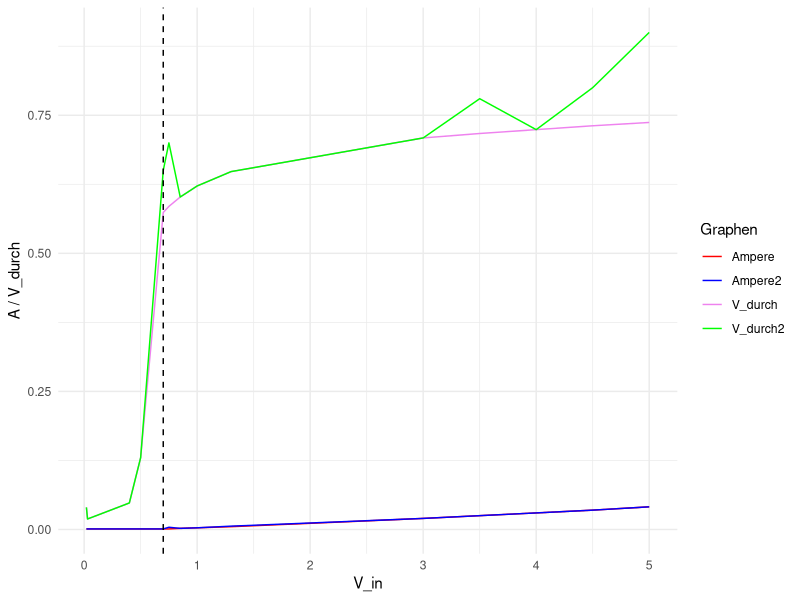

Write the R code that produced this figure.
library(ggplot2)
# Vektoren mit den Werten für jede Spalte
V_in <- c(0.02, 0.03, 0.4, 0.5, 0.7, 0.75, 0.85, 1, 1.3, 3, 3.5, 4, 4.5, 5)
Ampere <- c(0.001, 0.001, 0.001, 0.001, 0.001, 0.001, 0.002, 0.003, 0.005, 0.02, 0.025, 0.03, 0.035, 0.041)
V_durch <- c(0.04, 0.019, 0.048, 0.13, 0.574, 0.585, 0.602, 0.622, 0.648, 0.709, 0.717, 0.724, 0.731, 0.737)

# Erzeugen der Tabelle
daten <- data.frame(V_in = V_in, Ampere = Ampere, V_durch = V_durch)

plot <- ggplot(daten, aes(x = V_in)) +
  geom_line(aes(y = Ampere, color = "Ampere")) +
  geom_line(aes(y = V_durch, color = "V_durch")) +
  geom_line(aes(y = Ampere2, color = "Ampere2")) +
  geom_line(aes(y = V_durch2, color = "V_durch2")) +
  scale_color_manual(values = c("red", "blue", "violet", "green")) +
  labs(x = "V_in", y = "A / V_durch", color = "Graphen") +
  geom_vline(xintercept = 0.7, linetype = "dashed") +
  theme_minimal()


V_in2 <- c(0.02, 0.03, 0.6, 0.3, 0.7, 0.78, 0.85, 1.6, 1.3, 3, 3.5, 4, 4.5, 5)
Ampere2 <- c(0.001, 0.001, 0.001, 0.001, 0.001, 0.004, 0.002, 0.003, 0.006, 0.02, 0.025, 0.03, 0.035, 0.041)
V_durch2 <- c(0.04, 0.019, 0.048, 0.13, 0.65, 0.7, 0.602, 0.622, 0.648, 0.709, 0.78, 0.724, 0.8, 0.9)

# Erzeugen der Tabelle
daten2 <- data.frame(V_in = V_in2, Ampere = Ampere2, V_durch = V_durch2)

plot2 <- ggplot(daten2, aes(x = V_in2)) +
  geom_line(aes(y = Ampere2, color = "Ampere")) +
  geom_line(aes(y = V_durch2, color = "V_durch")) +
  scale_color_manual(values = c("red", "blue")) +
  labs(x = "V_in", y = "A / V_durch", color = "Graphen") +
  geom_vline(xintercept = 0.7, linetype = "dashed") +
  theme_minimal()

# Ausgabe der Tabelle
print(plot)
